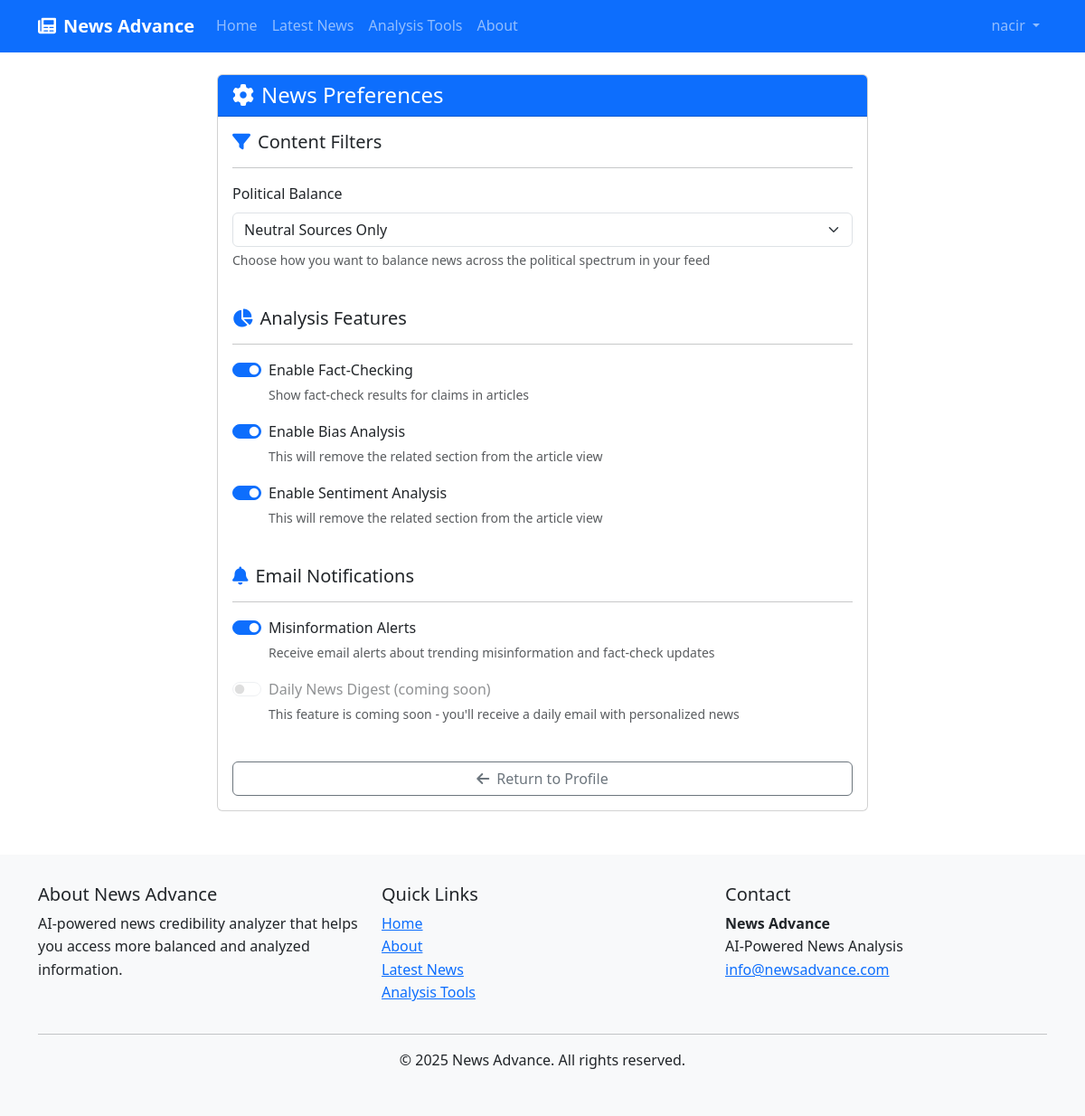
Before: /accounts/preferences/ (signed in) with the older database file.
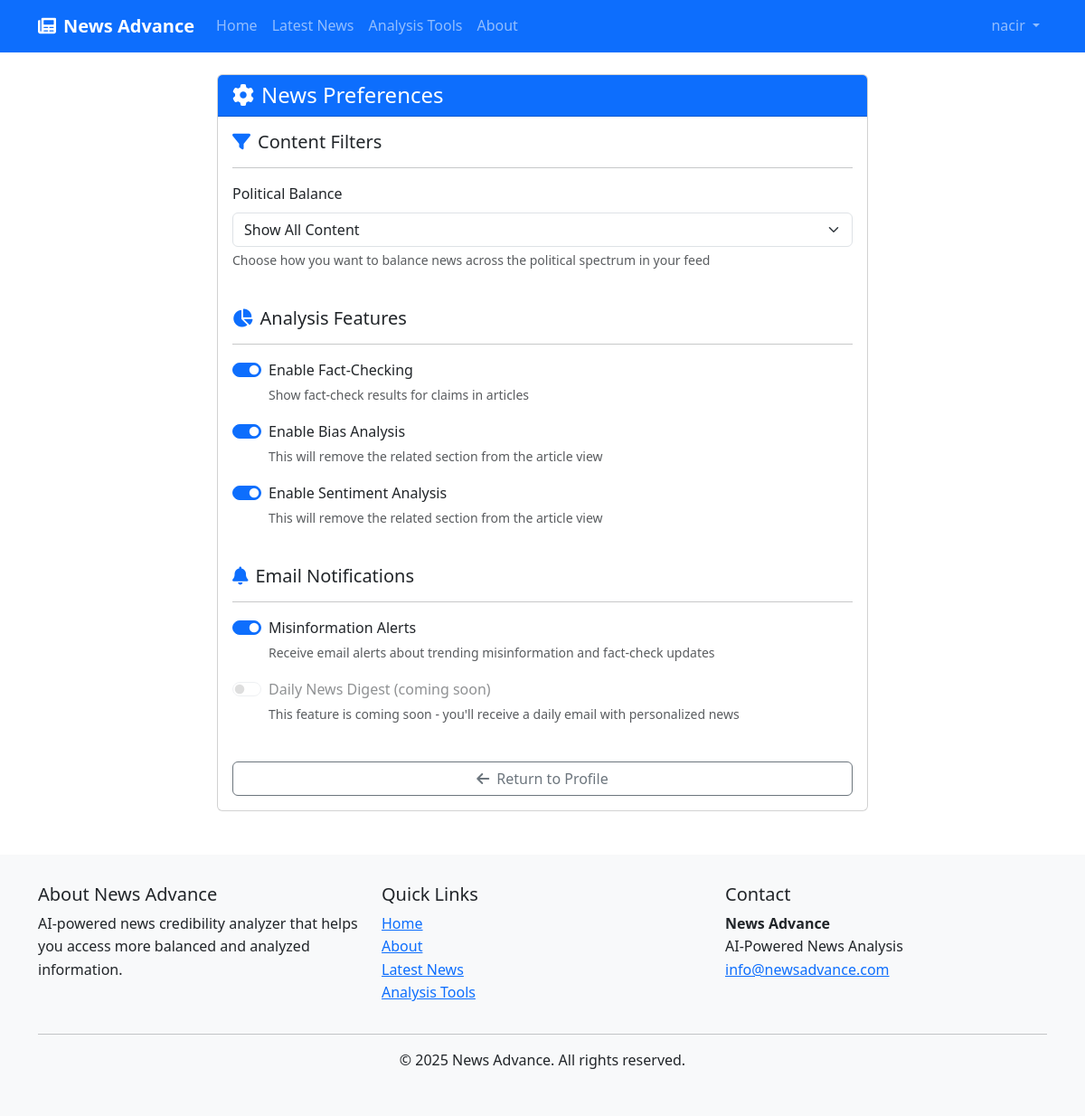
After: the same page with the newer database file.
### accounts/models.py (models this page shows, shortened)
class UserPreferences(models.Model):
    POLITICAL_FILTER_CHOICES = [
        ('all', 'Show All'),
        ('balanced', 'Balanced Mix'),
        ('neutral_only', 'Neutral Sources Only'),
        ('diverse', 'Diverse Viewpoints'),
    ]
    user = models.OneToOneField(User, on_delete=models.CASCADE, related_name='preferences')
    political_filter = models.CharField(max_length=15, choices=POLITICAL_FILTER_CHOICES, default='balanced')
    enable_fact_check = models.BooleanField(default=True)
    enable_bias_analysis = models.BooleanField(default=True)
    enable_sentiment_analysis = models.BooleanField(default=True)
    receive_misinformation_alerts = models.BooleanField(default=True)
    daily_digest_email = models.BooleanField(default=False)

### accounts/views.py (the view, shortened to what this page needs)
# urls.py: path('preferences/', views.preferences, name='preferences'),
@login_required
def preferences(request):
    user = request.user
    preferences = user.preferences
    context = {
        'user': user,
        'preferences': preferences,
    }
    return render(request, 'accounts/preferences.html', context)

### accounts/templates/accounts/preferences.html (shortened to what the changed rows need)
{% extends 'base.html' %}
{% block content %}
<div class="container">
    <div class="row">
        <div class="col-md-8 offset-md-2">
            <div class="card">
                <div class="card-body">
                    <div>
                        <div class="row mb-4">
                            <div class="col-md-12">
                                <div class="mb-3">
                                    <label class="form-label">Political Balance</label>
                                    <select name="political_filter" class="form-select">
                                        <option value="all" {% if preferences.political_filter == 'all' %}selected{% endif %}>Show All Content</option>
                                        <option value="neutral_only" {% if preferences.political_filter == 'neutral_only' %}selected{% endif %}>Neutral Sources Only</option>
                                    </select>
                                    <div class="form-text">Choose how you want to balance news across the political spectrum in your feed</div>
                                </div>
                            </div>
                        </div>
                        <div class="row mb-4">
                            <div class="col-md-12">
                                <div class="form-check form-switch mb-3">
                                    <input class="form-check-input" type="checkbox" id="enable_fact_check" name="enable_fact_check" {% if preferences.enable_fact_check %}checked{% endif %}>
                                    <label class="form-check-label" for="enable_fact_check">Enable Fact-Checking</label>
                                    <div class="form-text">Show fact-check results for claims in articles</div>
                                </div>
                                <div class="form-check form-switch mb-3">
                                    <input class="form-check-input" type="checkbox" id="enable_bias_analysis" name="enable_bias_analysis" {% if preferences.enable_bias_analysis %}checked{% endif %}>
                                    <label class="form-check-label" for="enable_bias_analysis">Enable Bias Analysis</label>
                                    <div class="form-text">This will remove the related section from the article view</div>
                                </div>
                                <div class="form-check form-switch mb-3">
                                    <input class="form-check-input" type="checkbox" id="enable_sentiment_analysis" name="enable_sentiment_analysis" {% if preferences.enable_sentiment_analysis %}checked{% endif %}>
                                    <label class="form-check-label" for="enable_sentiment_analysis">Enable Sentiment Analysis</label>
                                    <div class="form-text">This will remove the related section from the article view</div>
                                </div>
                            </div>
                        </div>
                        <div class="row mb-4">
                            <div class="col-md-12">
                                <div class="form-check form-switch mb-3">
                                    {% if user.email %}
                                        <input class="form-check-input" type="checkbox" id="receive_misinformation_alerts" name="receive_misinformation_alerts" {% if preferences.receive_misinformation_alerts %}checked{% endif %}>
                                        <label class="form-check-label" for="receive_misinformation_alerts">Misinformation Alerts</label>
                                        <div class="form-text">Receive email alerts about trending misinformation and fact-check updates</div>
                                    {% endif %}
                                </div>
                            </div>
                        </div>
                    </div>
                </div>
            </div>
        </div>
    </div>
</div>
{% endblock %}

Changed rows visible on the page:
changed UserPreferences: political_filter "Neutral Sources Only" → "Show All Content"
